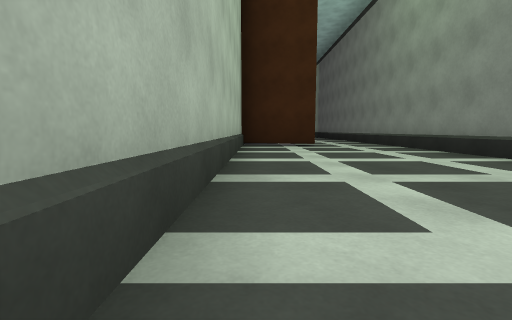
View 1 (above)

17 first-person views from a walk through a 3-D level made in the Unity game engine. The camera is 0.34 m above the floor, tilts 6° down and sees 85° across. The floor is counted in squares, 1 m on a side. Each view is taken from the middle of a square. On the plan, view 1 faces up. The plan holds only what a view shows up to about 9 squares ahead; the rest is blank. The place goes on beyond the plan. The player is left out. Surface patterns are stand-ins for the level's own textures.

View 2
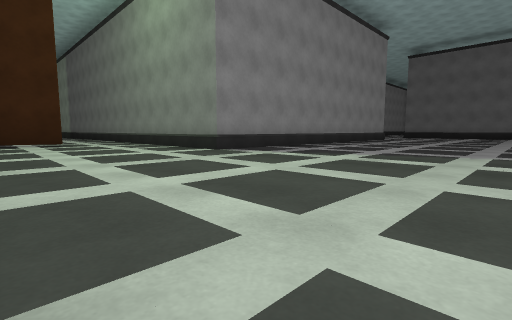

View 3
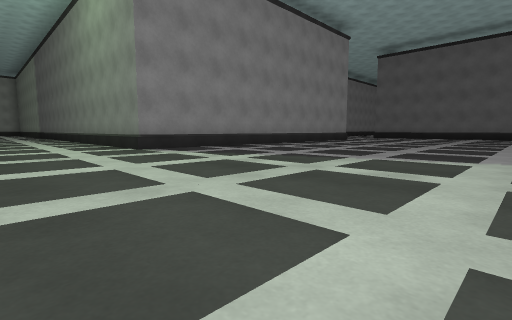

View 4
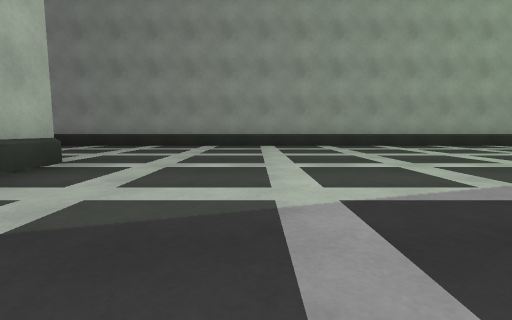

View 5
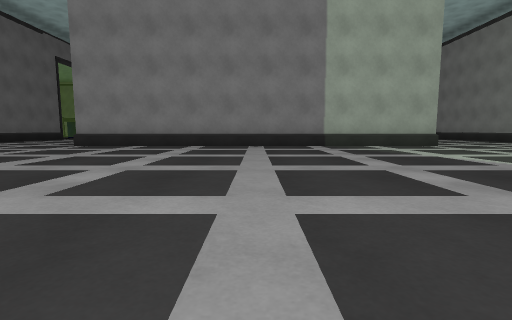

View 6
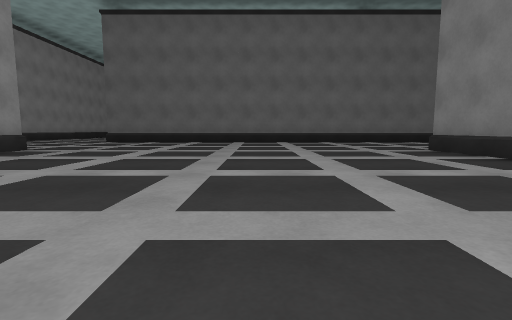

View 7
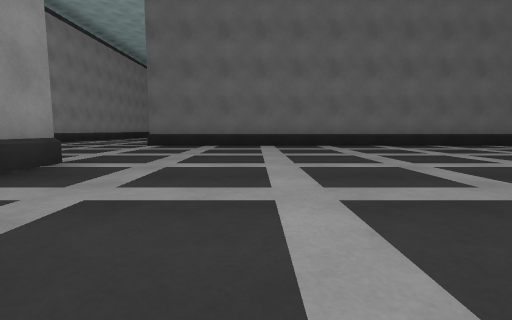

View 8
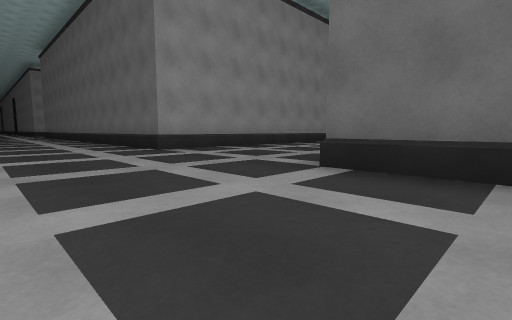

View 9
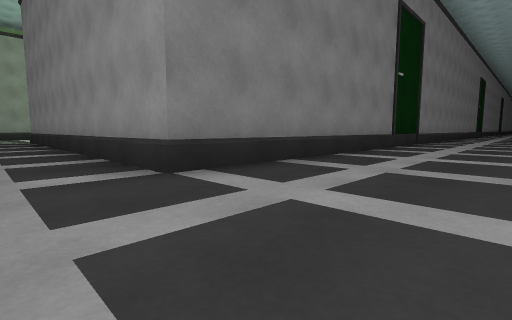

View 10
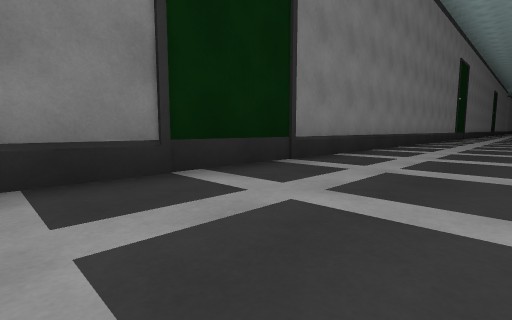

View 11
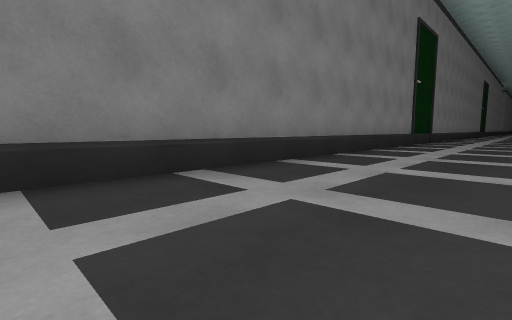

View 12
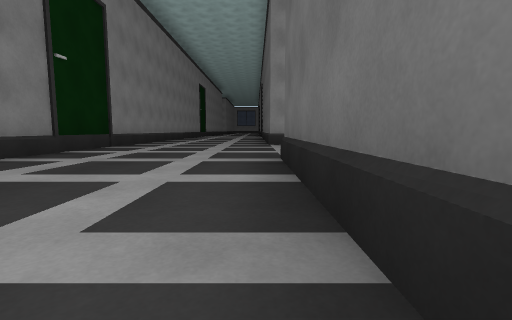

View 13
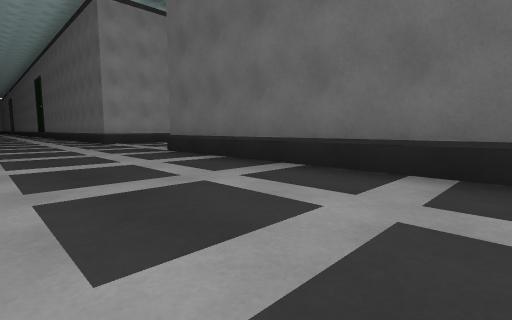

View 14
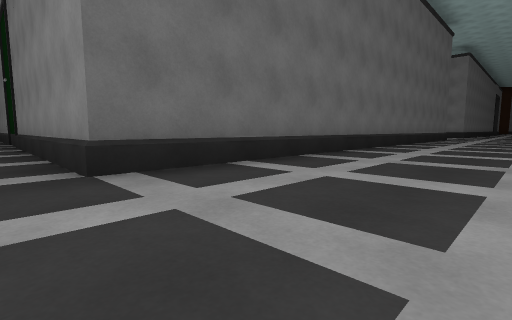

View 15
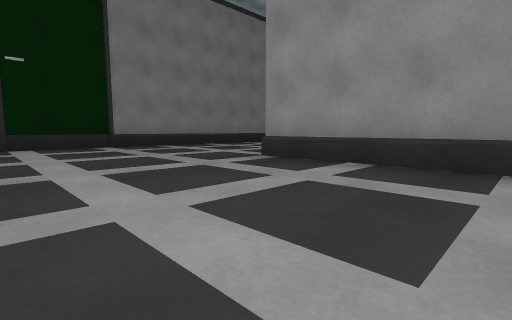

View 16
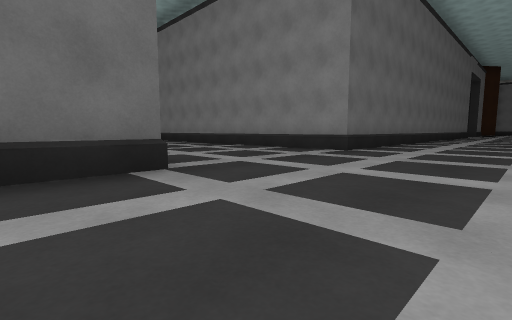

View 17
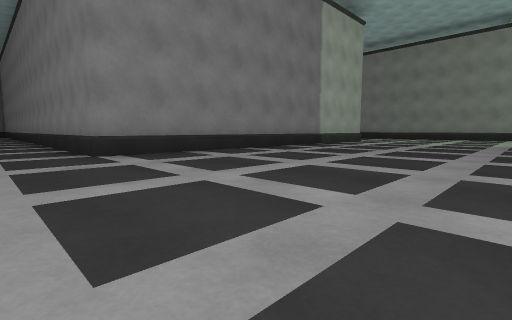

### Floor plan
Points are (right, up) in squares from view 1. A wall is a line through its corners. A room is listed if a view was taken in it or the views show most of it. See-through windows are left out.
Room 1 (views 1, 2, 3, 4, 5, 6, 7, 8, 9, 17)
walls: (3, -4.1) (10.9, -4.1) (10.9, -6.5); (10.9, 3.1) (3.1, 3.1) (3.1, 6.6); (1.4, 6.3) (-0.3, 6.7) (-0.3, -6.5); (14.3, -6.5) (14.3, 2.4)
ways out: opening at (12.5, 3) to room 2; opening at (2, 7)
Room 2 (views 10, 11, 12, 13, 14, 15, 16)
walls: (17.5, 6.8) (14.3, 6.8) (14.3, 18.4) (17.5, 18.4); (17, 21.8) (14.3, 21.8) (14.3, 22.5); (10.9, 22.5) (10.9, 3.1); (14.3, 2.4) (14.3, 3.4) (17.5, 3.4)
ways out: opening at (12.5, 3) to room 1

Positions as (right, up) in squares from view 1, and headings:
1: (0, 0), facing up
2: (0, -1), facing up-right
3: (1, -2), facing up-right
4: (6, -2), facing left
5: (7, 2), facing down
6: (6, -1), facing right
7: (8, 1), facing right
8: (12, 2), facing up-right
9: (13, 2), facing up-left
10: (13, 7), facing up-left
11: (13, 12), facing up-left
12: (14, 15), facing up
13: (12, 14), facing up-right
14: (12, 19), facing down-right
15: (17, 19), facing up-left
16: (12, 8), facing down-right
17: (12, 0), facing down-left
